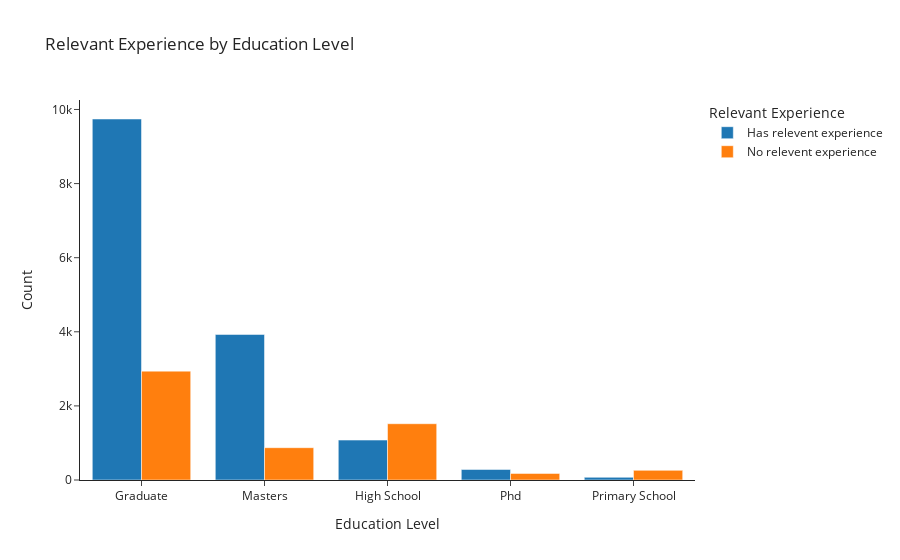

The code cell stored with this chart in its notebook:
### Code cell
import pandas as pd
import plotly.express as px


# Group by 'education_level' and 'relevent_experience' and count the occurrences
grouped_data = df.groupby(['education_level', 'relevent_experience']).size().reset_index(name='count')

# Plotting the results using Plotly
fig = px.bar(grouped_data, x='education_level', y='count', color='relevent_experience', 
             title='Relevant Experience by Education Level',
             labels={'education_level': 'Education Level', 'count': 'Count', 'relevent_experience': 'Relevant Experience'},
             barmode='group', 
             template='simple_white')

fig.update_layout(xaxis={'categoryorder':'total descending'})
fig.show()

### Figure 1 — Plotly figure (JSON) as saved in the notebook; plotly's stock layout.template omitted (floating-point values rounded to 4 significant figures)
{"data": [{"alignmentgroup": "True", "hovertemplate": "Relevant Experience=Has relevent experience<br>Education Level=%{x}<br>Count=%{y}<extra></extra>", "legendgroup": "Has relevent experience", "marker": {"color": "#1F77B4", "pattern": {"shape": ""}}, "name": "Has relevent experience", "offsetgroup": "Has relevent experience", "orientation": "v", "showlegend": true, "textposition": "auto", "type": "bar", "x": ["Graduate", "High School", "Masters", "Phd", "Primary School"], "xaxis": "x", "y": [9743, 1077, 3928, 284, 72], "yaxis": "y"}, {"alignmentgroup": "True", "hovertemplate": "Relevant Experience=No relevent experience<br>Education Level=%{x}<br>Count=%{y}<extra></extra>", "legendgroup": "No relevent experience", "marker": {"color": "#FF7F0E", "pattern": {"shape": ""}}, "name": "No relevent experience", "offsetgroup": "No relevent experience", "orientation": "v", "showlegend": true, "textposition": "auto", "type": "bar", "x": ["Graduate", "High School", "Masters", "Phd", "Primary School"], "xaxis": "x", "y": [2938, 1519, 872, 177, 260], "yaxis": "y"}], "layout": {"barmode": "group", "legend": {"title": {"text": "Relevant Experience"}, "tracegroupgap": 0}, "title": {"text": "Relevant Experience by Education Level"}, "xaxis": {"anchor": "y", "autorange": true, "categoryorder": "total descending", "domain": [0, 1], "range": [-0.5, 4.5], "title": {"text": "Education Level"}, "type": "category"}, "yaxis": {"anchor": "x", "autorange": true, "domain": [0, 1], "range": [0, 10260.0], "title": {"text": "Count"}, "type": "linear"}}}
